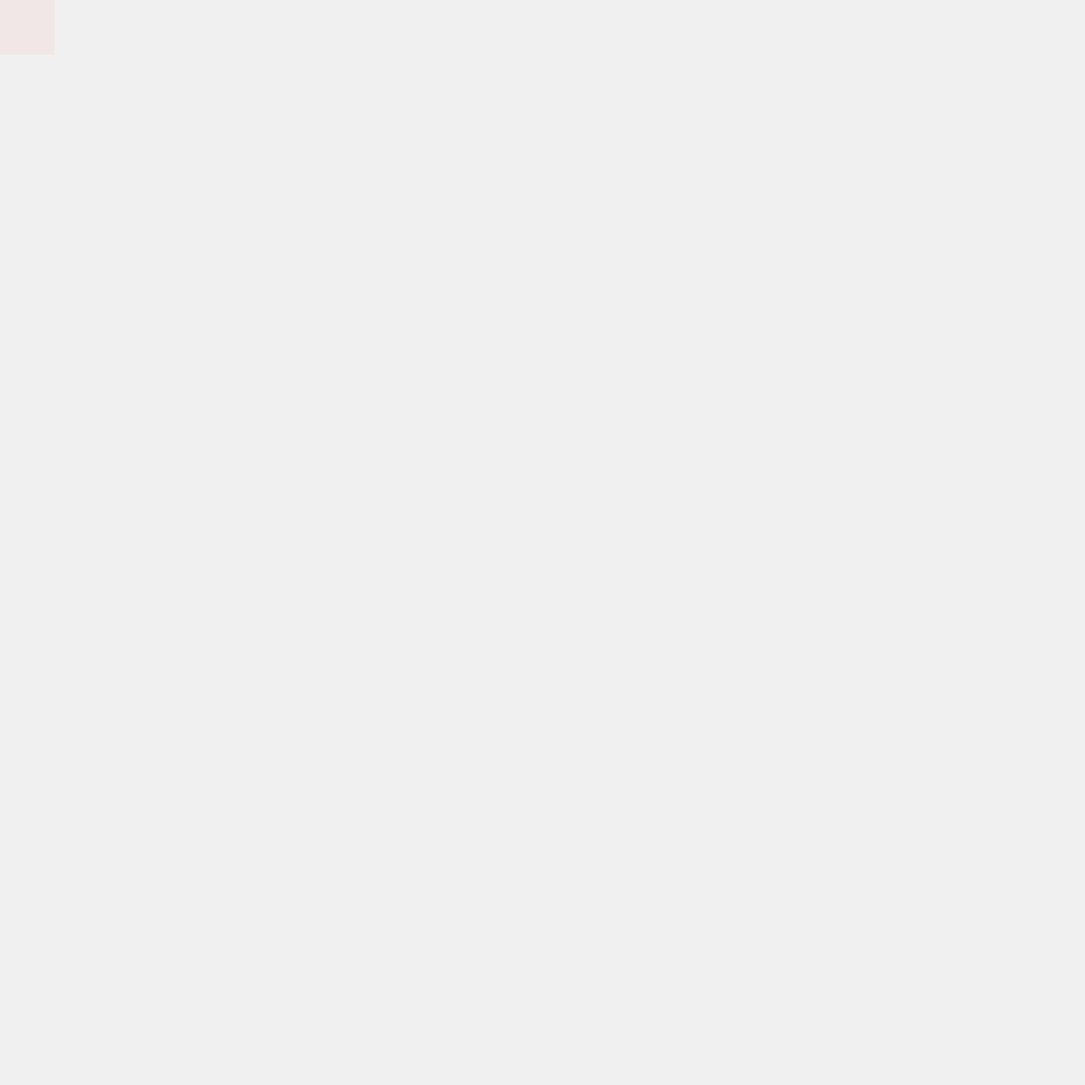
Frame 1 (no input)
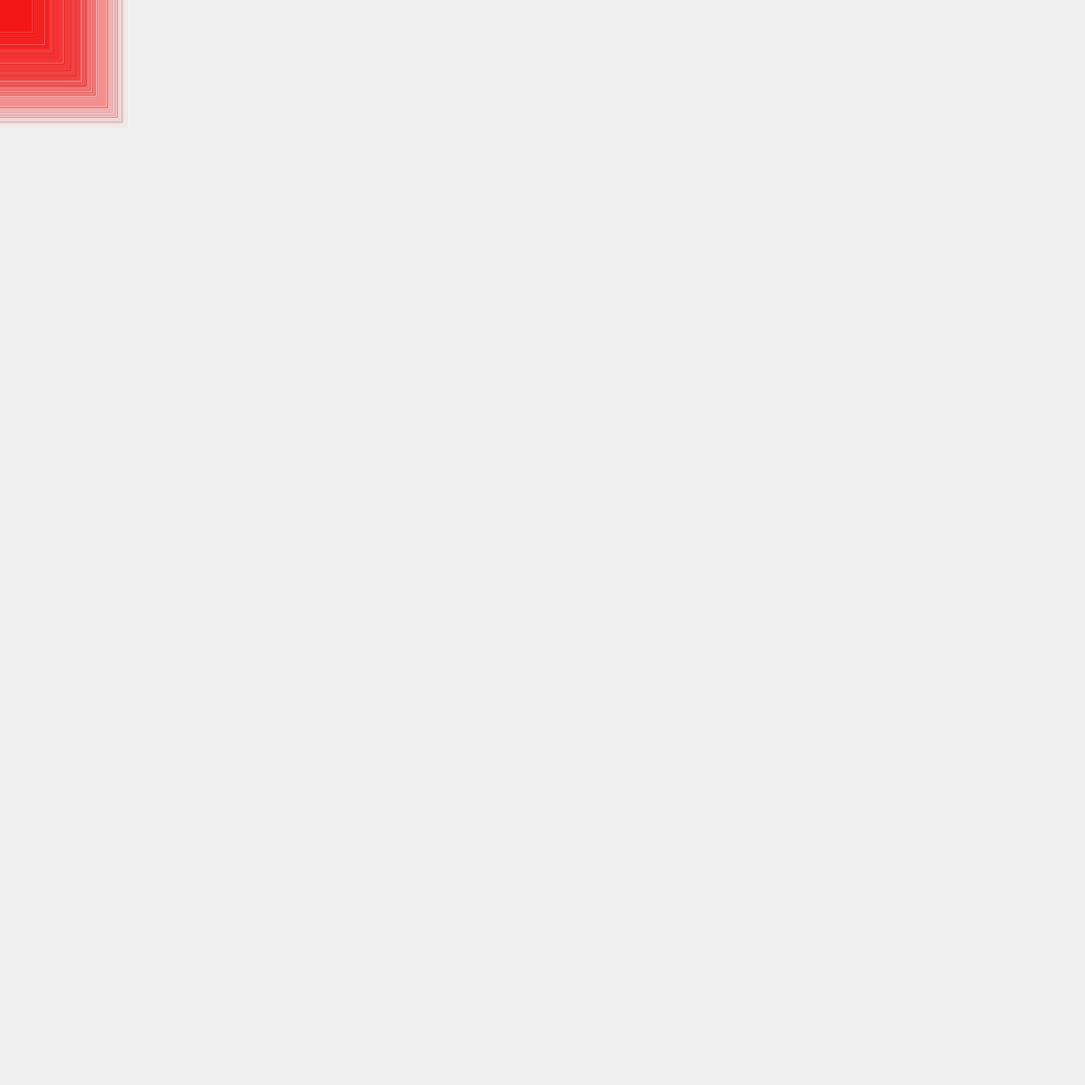
Frame 60 (the mouse pressed at the canvas centre just before this capture)
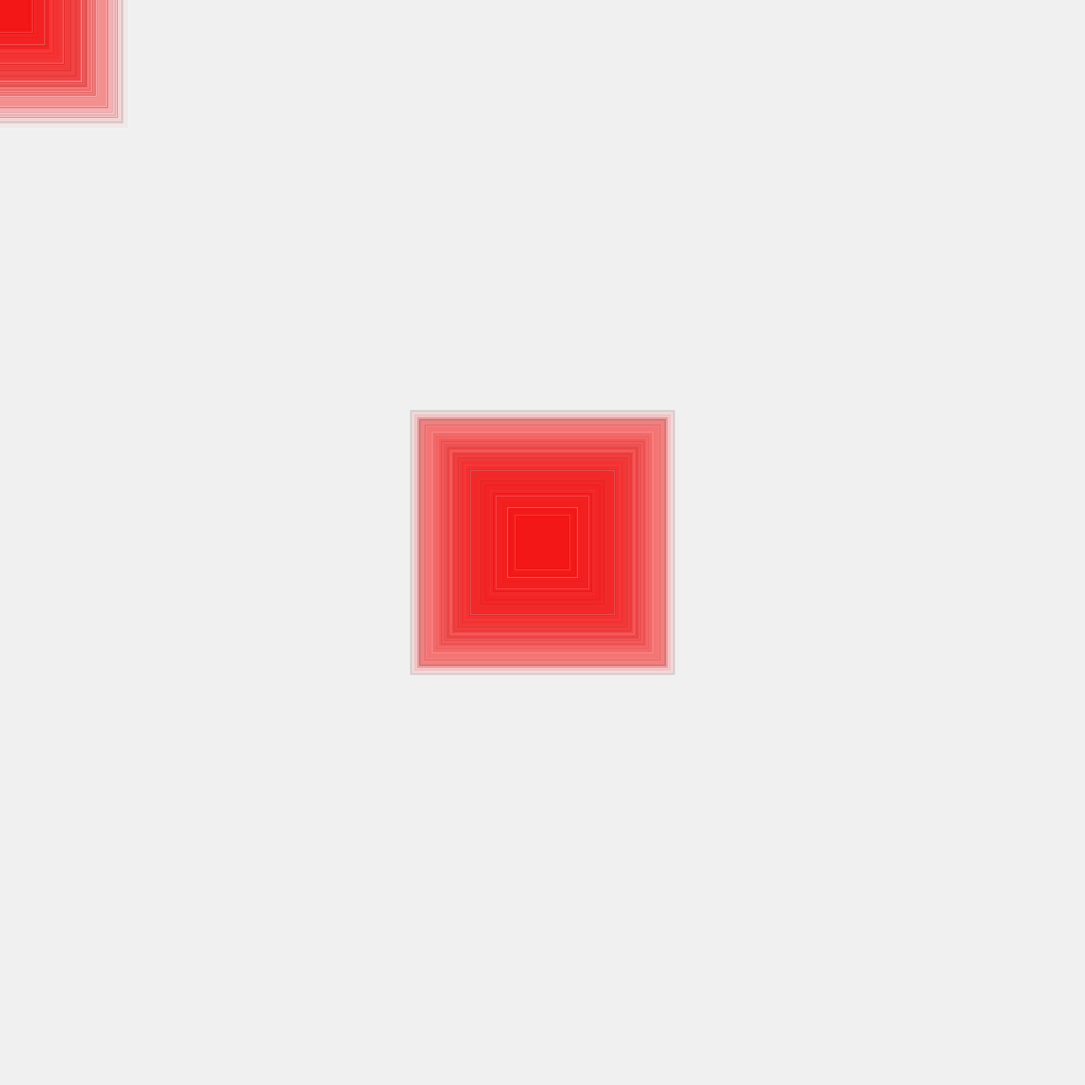
Frame 120 (the mouse held since frame 60 and released just before this capture)

The Processing sketch that drew these frames (run headless with seeded random() and noise(); from frame 60 on, the mouse is pressed at the canvas centre):

// Processing sketch: Jadu_101718_11
// ── Jadu_101718_11.pde
//Array of Objects for colors
RandomColor[] colors=new RandomColor[3];


//Array of Objects for Stroke Color
RandomStroke[] strokes=new RandomStroke[2];
float squareSize = 0;
float radius = 100;
void setup() 
{
  size(2000, 2000);
  background(240);
  rectMode(CENTER);
  strokeCap(SQUARE);
  ellipseMode(CENTER);
  //THE RGB LEVELS AND OPACITY FOR THE CIRCLE(PARAMETERS ARE RED, GREEN, BLUE, OPACITY)
  colors[0]=new RandomColor(0,0,0,100);//black
  colors[1]=new RandomColor(255,255,0,100);//yellow
  colors[2]=new RandomColor (255,255,255,100);//white

  //THE RGB LEVELS AND OPACITY FOR THE STROKE. 
  strokes[0]=new RandomStroke(0,0,0,50);//black
  strokes[1]=new RandomStroke(255,255,255,100);//white

}
void draw() 
{
  
  strokeWeight(0);
  if(mouseButton==RIGHT)
  {
    frameRate(4);
    //growing ellipse on holding mouse
    if(mousePressed)
    {
      noStroke();
      int i=(int)random(0,3);
      colors[i].display();
      ellipse(mouseX, mouseY, radius, radius); 
      radius += 3;
    }
    else//function that will execute when mouse is released
    {
      mouseReleased();
    }
  }
  else
  {
      frameRate(5);
      int j=(int)random(0,2);
      strokes[j].display();
      strokeWeight(1);
      fill(255,0,0,10);
      squareSize=random(100, 500);
      rect(mouseX, mouseY, squareSize, squareSize);
  }
}
//DRAWS CIRCLEs WITH RADIUS 100 WHEN MOUSE IS RELEASED IN CASE OF RIGHT MOUSE AND SQUARES WITH SIZE 100 IN CASE OF LEFT MOUSE
void mouseReleased()
{
      noStroke();
      int i=(int)random(0,3);
      colors[i].display();
      radius=random(100,500);//RANDOMIZING THE CIRCLE SIZE BETWEEN 100 AND 500 
      ellipse(mouseX, mouseY, radius, radius);
 
}
//class for random colors
class RandomColor
{
  int r;
  int g;
  int b;
  int op;
  //constructor
  RandomColor(int red, int green, int blue, int opacity)
  {
    r=red;
    g=green;
    b=blue;
    op=opacity;
  }
  //method for fill
  void display()
  {
    fill(r,g,b,op);
  }
}
//class for Random Srokes
class RandomStroke
{
  int r;
  int g;
  int b;
  int op;
  //constructor
  RandomStroke(int red, int green, int blue, int opacity)
  {
    r=red;
    g=green;
    b=blue;
    op=opacity;
  }
  //method for stroke
 void display()
  {
    stroke(r,g,b,op);
  }
}
